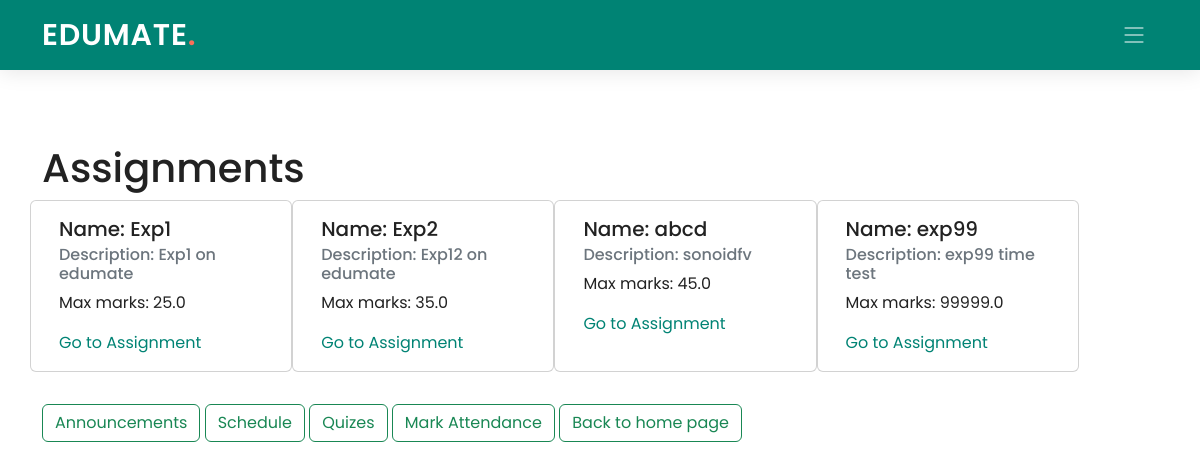
Screenshot of /student/5/classroom/81LXCQ/ with the database file from the repository.
### Teacher/models.py (models this page shows, shortened)
class Assignments(models.Model):
    assignment_id = models.AutoField(primary_key=True)
    assignment_name = models.CharField(max_length=40)
    assignment_description = models.CharField(max_length=100)
    class_code = models.CharField(max_length=10)
    max_marks = models.FloatField(default=25)
    peer_grade = models.BooleanField(default=False)
    class Meta:
        db_table = "Assignments"

### Student/views.py (the view)
# urls.py: path('classroom/<pk2>/', views.classroom, name='classroom1'),
def classroom(request, pk, pk2):
    assign=Assignments.objects.filter(class_code=pk2)
    return render(request, 'Student/classroom.html', {'assign': assign, 'pk': pk, 'pk2': pk2})

### Student/templates/Student/classroom.html (shortened to what this page needs)
{% extends './base_student.html' %}
{% load static %}
{% block content %}
<br><br><br><br>
<div class="container">
  <h1>Assignments</h1>
<div class="row">
        {% for i in assign %}
        <div class="card mr-2 mb-2" style="width: 23%;">
          <div class="card-body">
            <h5 class="card-title">Name:  {{ i.assignment_name }}</h5>
            <h6 class="card-subtitle mb-2 text-muted">Description: {{ i.assignment_description }} </h6>
            <p class="card-text">Max marks: {{ i.max_marks }}</p>
            <a href="{% url 'assignment' pk=pk pk2=pk2 pk3=i.assignment_id %}" class="card-link">Go to Assignment</a>
          </div>
        </div>
      {% endfor %}
</div>
<br>
<a class="btn btn-outline-success" href="{% url 'announcement_stud' pk=pk pk2=pk2 %}">Announcements</a>
<a class="btn btn-outline-success" href="{% url 'schedule_student' pk=pk pk2=pk2 %}">Schedule</a>
<a class="btn btn-outline-success" href="{% url 'quiz_stud' pk=pk pk2=pk2 %}">Quizes</a>
<a class="btn btn-outline-success" href="{% url 'submitatt' pk=pk pk2=pk2 %}">Mark Attendance</a>
<a href="{% url 'student_home' pk=pk %}" class="btn btn-outline-success">Back to home page</a>
</div>
{% endblock content %}

### Edumate_app/static/Edumate_app/assets/css/index.css (style rules this page uses)
:root { --font-default: "Open Sans", system-ui, -apple-system, "Segoe UI", Roboto, "Helvetica Neue", Arial, "Noto Sans", "Liberation Sans", sans-serif, "Apple Color Emoji", "Segoe UI Emoji", "Segoe UI Symbol", "Noto Color Emoji"; --font-primary: "Poppins", sans-serif; --font-secondary: "Poppins", sans-serif; }
:root { --color-default: #222222; --color-primary: #008374; --color-secondary: #f85a40; }
:root { scroll-behavior: smooth; }
body { font-family: var(--font-primary); color: var(--color-default); }
a { color: var(--color-primary); text-decoration: none; }
h1, h2, h3, h4, h5, h6 { font-family: var(--font-primary); }

### rows the page displays
Assignments: assignment_name "Exp1", assignment_description "Exp1 on edumate", max_marks "25.0"
Assignments: assignment_name "Exp2", assignment_description "Exp12 on edumate", max_marks "35.0"
Assignments: assignment_name "abcd", assignment_description "sonoidfv", max_marks "45.0"
Assignments: assignment_name "exp99", assignment_description "exp99 time test", max_marks "99999.0"
